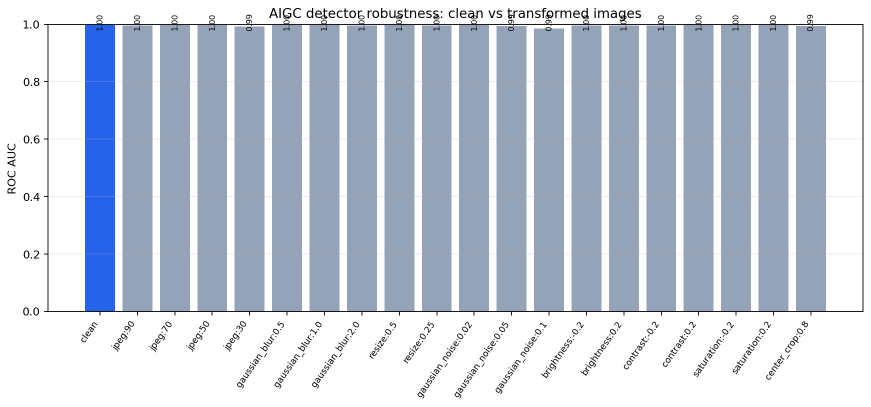
#> input picture artifacts/metrics/clean_baseline/robustness.png, 1741 x 813 px (shown at 1/2 size)
$ python render_transform_contact_sheet.py --input ../artifacts/metrics/clean_baseline/robustness.png --output out.png
#> lines starting #> are read from the running program, lines starting #| are printed output that depends on the picture
### src/transforms/robustness.py
"""Deterministic, image-size-preserving robustness transformations."""

from __future__ import annotations

from io import BytesIO
from numbers import Real
from typing import Any

import numpy as np
from PIL import Image, ImageEnhance, ImageFilter


TRANSFORM_GRID: dict[str, tuple[float | int, ...]] = {
    "jpeg": (90, 70, 50, 30),
    "gaussian_blur": (0.5, 1.0, 2.0),
    "resize": (0.5, 0.25),
    "gaussian_noise": (0.02, 0.05, 0.10),
    "brightness": (-0.2, 0.2),
    "contrast": (-0.2, 0.2),
    "saturation": (-0.2, 0.2),
    "center_crop": (0.8,),
}

_UPSAMPLE_RESAMPLE = Image.Resampling.LANCZOS
_DOWNSAMPLE_RESAMPLE = Image.Resampling.LANCZOS


def apply_transform(
    image: Image.Image,
    transform_name: str,
    severity: float | int,
    seed: int = 42,
) -> Image.Image:
    """Apply one deterministic evaluation transformation to an RGB PIL image.

    Args:
        image: Input image. Non-RGB inputs are converted to RGB.
        transform_name: A key in :data:`TRANSFORM_GRID`.
        severity: One of the published severities for ``transform_name``.
        seed: Seed used by stochastic transformations, currently Gaussian noise.

    Returns:
        An RGB image with exactly the same dimensions as the input.
    """
    _validate_request(image, transform_name, severity, seed)
    rgb_image = image.convert("RGB")
    original_size = rgb_image.size

    if transform_name == "jpeg":
        output = _jpeg_compress(rgb_image, int(severity))
    elif transform_name == "gaussian_blur":
        output = rgb_image.filter(ImageFilter.GaussianBlur(radius=float(severity)))
    elif transform_name == "resize":
        output = _resize_and_restore(rgb_image, float(severity))
    elif transform_name == "gaussian_noise":
        output = _add_gaussian_noise(rgb_image, float(severity), seed)
    elif transform_name == "brightness":
        output = ImageEnhance.Brightness(rgb_image).enhance(1.0 + float(severity))
    elif transform_name == "contrast":
        output = ImageEnhance.Contrast(rgb_image).enhance(1.0 + float(severity))
    elif transform_name == "saturation":
        output = ImageEnhance.Color(rgb_image).enhance(1.0 + float(severity))
    else:  # center_crop; all names were validated above.
        output = _center_crop_and_restore(rgb_image, float(severity))

    if output.size != original_size:
        output = output.resize(original_size, _UPSAMPLE_RESAMPLE)
    return output.convert("RGB")


# [35 lines left out: function sample_training_transform, not called in this run]


def _validate_request(
    image: Image.Image,
    transform_name: str,
    severity: float | int,
    seed: int,
) -> None:
    if not isinstance(image, Image.Image):
        raise TypeError("image must be a PIL.Image.Image")
    if transform_name not in TRANSFORM_GRID:
        available = ", ".join(TRANSFORM_GRID)
        raise ValueError(f"unknown transform '{transform_name}'; expected one of: {available}")
    if severity not in TRANSFORM_GRID[transform_name]:
        allowed = ", ".join(str(value) for value in TRANSFORM_GRID[transform_name])
        raise ValueError(
            f"invalid severity {severity!r} for '{transform_name}'; expected one of: {allowed}"
        )
    if not isinstance(seed, int):
        raise TypeError("seed must be an integer")


def _jpeg_compress(image: Image.Image, quality: int) -> Image.Image:
    buffer = BytesIO()
    image.save(buffer, format="JPEG", quality=quality, optimize=False, progressive=False)
    buffer.seek(0)
    with Image.open(buffer) as decoded:
        return decoded.convert("RGB").copy()


def _resize_and_restore(image: Image.Image, scale: float) -> Image.Image:
    width, height = image.size
    reduced_size = (max(1, round(width * scale)), max(1, round(height * scale)))
    reduced = image.resize(reduced_size, _DOWNSAMPLE_RESAMPLE)
    return reduced.resize((width, height), _UPSAMPLE_RESAMPLE)


def _add_gaussian_noise(image: Image.Image, sigma: float, seed: int) -> Image.Image:
    pixels = np.asarray(image, dtype=np.float32) / 255.0
    noise = np.random.default_rng(seed).normal(0.0, sigma, size=pixels.shape)
    noisy = np.clip(pixels + noise, 0.0, 1.0)
    return Image.fromarray(np.rint(noisy * 255.0).astype(np.uint8), mode="RGB")


def _center_crop_and_restore(image: Image.Image, fraction: float) -> Image.Image:
    width, height = image.size
    crop_width = max(1, round(width * fraction))
    crop_height = max(1, round(height * fraction))
    left = (width - crop_width) // 2
    top = (height - crop_height) // 2
    crop = image.crop((left, top, left + crop_width, top + crop_height))
    return crop.resize((width, height), _UPSAMPLE_RESAMPLE)

### scripts/render_transform_contact_sheet.py
"""Render the deterministic evaluation grid for one input image."""

from __future__ import annotations

import argparse
import math
import sys
from pathlib import Path

from PIL import Image, ImageDraw

REPOSITORY_ROOT = Path(__file__).resolve().parents[1]
sys.path.insert(0, str(REPOSITORY_ROOT))

from src.transforms.robustness import TRANSFORM_GRID, apply_transform  # noqa: E402


def build_contact_sheet(image: Image.Image, seed: int = 42, cell_width: int = 240) -> Image.Image:
    """Return a labelled contact sheet containing every evaluation severity."""
    rgb_image = image.convert("RGB")
    cell_height = max(1, round(rgb_image.height * cell_width / rgb_image.width))
    entries: list[tuple[str, Image.Image]] = [("clean", rgb_image)]
    for transform_name, severities in TRANSFORM_GRID.items():
        for severity in severities:
            label = f"{transform_name}: {severity}"
            entries.append((label, apply_transform(rgb_image, transform_name, severity, seed)))

    columns = 4
    label_height = 28
    rows = math.ceil(len(entries) / columns)
    sheet = Image.new("RGB", (columns * cell_width, rows * (cell_height + label_height)), "white")
    draw = ImageDraw.Draw(sheet)
    for index, (label, transformed) in enumerate(entries):
        row, column = divmod(index, columns)
        x = column * cell_width
        y = row * (cell_height + label_height)
        preview = transformed.resize((cell_width, cell_height), Image.Resampling.LANCZOS)
        sheet.paste(preview, (x, y))
        draw.text((x + 6, y + cell_height + 6), label, fill="black")
    return sheet


def main() -> None:
    parser = argparse.ArgumentParser(description=__doc__)
    parser.add_argument("--input", required=True, type=Path, help="Input JPG/PNG image")
    parser.add_argument("--output", required=True, type=Path, help="PNG contact-sheet path")
    parser.add_argument("--seed", default=42, type=int, help="Transformation seed")
    args = parser.parse_args()

    with Image.open(args.input) as image:
#> image is the input picture: PIL image 1741x813 RGBA; mean R, G, B, A 196.3, 204.7, 217.5, 255
        sheet = build_contact_sheet(image, seed=args.seed)
#> in build_contact_sheet, `rows = math.ceil(len(entries) / columns)`: rows = 5
#> in build_contact_sheet, `sheet = Image.new("RGB", (columns * cell_width, rows * (cell_height + ..`: sheet: PIL image 960x700 RGB; every value is 255
#> the loop in build_contact_sheet, `for index, (label, transformed) in enumerate(entries):` made 20 passes
#> (label, row, column, x, y) on passes 1 to 12: ('clean', 0, 0, 0, 0), ('jpeg: 90', 0, 1, 240, 0), ('jpeg: 70', 0, 2, 480, 0), ('jpeg: 50', 0, 3, 720, 0), ('jpeg: 30', 1, 0, 0, 140), ('gaussian_blur: 0.5', 1, 1, 240, 140), ('gaussian_blur: 1.0', 1, 2, 480, 140), ('gaussian_blur: 2.0', 1, 3, 720, 140), ('resize: 0.5', 2, 0, 0, 280), ('resize: 0.25', 2, 1, 240, 280), ('gaussian_noise: 0.02', 2, 2, 480, 280), ('gaussian_noise: 0.05', 2, 3, 720, 280)
#> pass 1, in build_contact_sheet, `preview = transformed.resize((cell_width, cell_height), Image.Resampli..`:
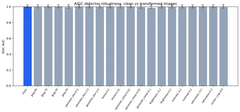
#> preview: PIL image 240x112 RGB; mean R, G, B 195.3, 203.7, 216.8
#> after the loop in build_contact_sheet, `for index, (label, transformed) in enumerate(entries):`:
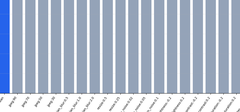
#> preview: PIL image 240x112 RGB; mean R, G, B 176, 187.7, 205.7
#> after the loop in build_contact_sheet, `for index, (label, transformed) in enumerate(entries):`:
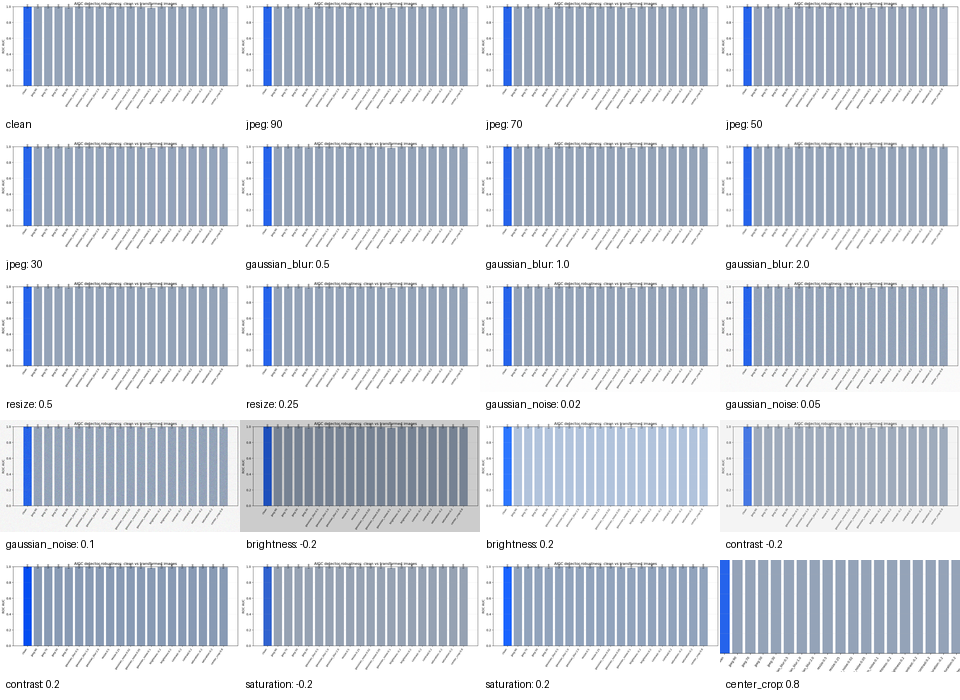
#> sheet: PIL image 960x700 RGB; mean R, G, B 204, 210.8, 221.4
    args.output.parent.mkdir(parents=True, exist_ok=True)
    sheet.save(args.output, format="PNG")
    print(f"Wrote {args.output}")


if __name__ == "__main__":
    main()
